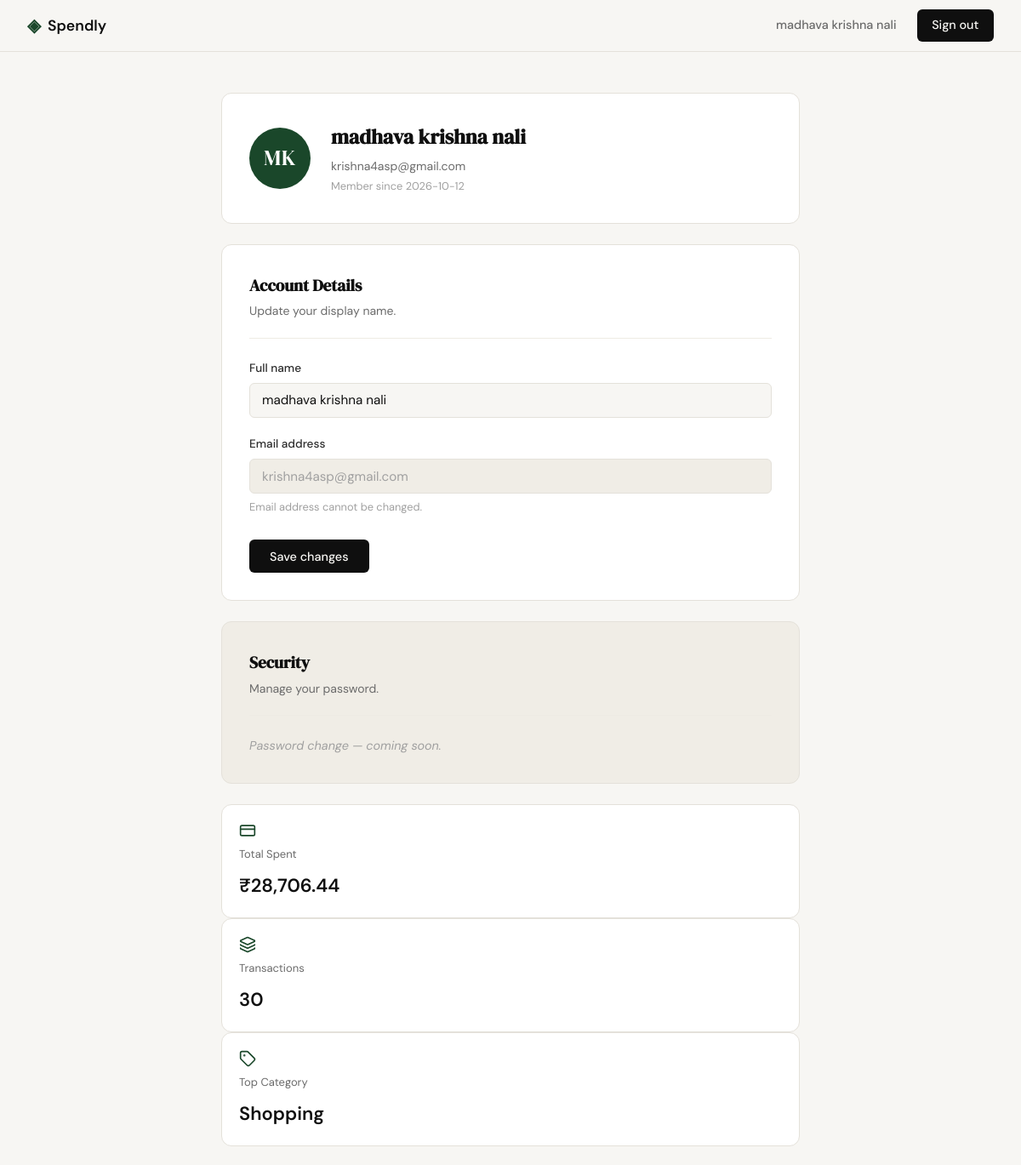
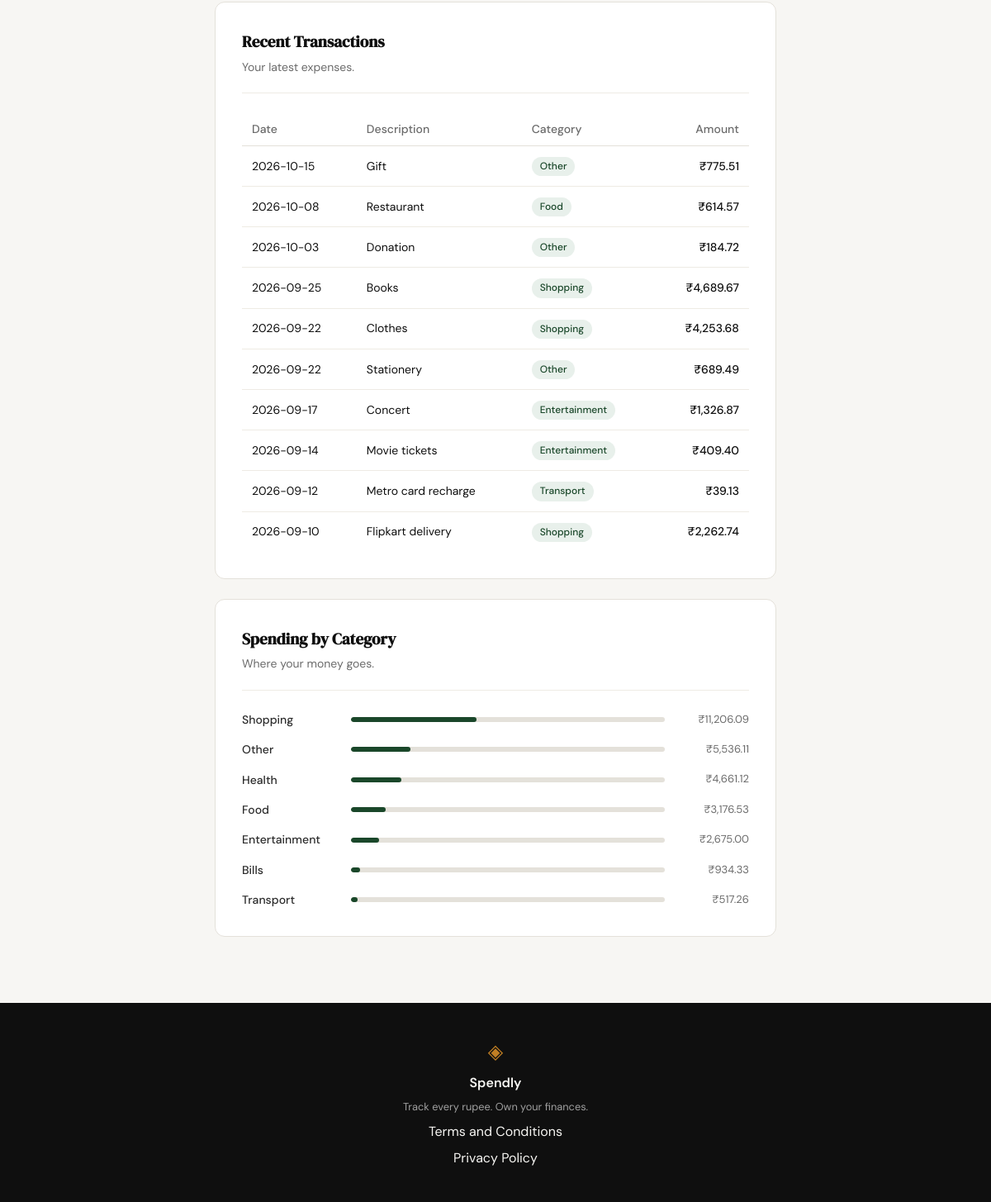
The app's page /profile (signed in) with its own data (2 pictures, top to bottom).
### tables this page shows
CREATE TABLE users (
            id            INTEGER PRIMARY KEY AUTOINCREMENT,
            name          TEXT    NOT NULL,
            email         TEXT    UNIQUE NOT NULL,
            password_hash TEXT    NOT NULL,
            created_at    TEXT    DEFAULT (datetime('now'))
        );

CREATE TABLE expenses (
            id          INTEGER PRIMARY KEY AUTOINCREMENT,
            user_id     INTEGER NOT NULL REFERENCES users(id),
            amount      REAL    NOT NULL,
            category    TEXT    NOT NULL,
            date        TEXT    NOT NULL,
            description TEXT,
            created_at  TEXT    DEFAULT (datetime('now'))
        );

### app.py (the view, shortened to what this page needs)
@app.route("/profile", methods=["GET", "POST"])
def profile():
    if not session.get("user_id"):
        return redirect(url_for("login"))
    user_id = session["user_id"]
    db = get_db()
    try:
        user = db.execute("SELECT * FROM users WHERE id = ?", (user_id,)).fetchone()
    finally:
        db.close()
    if user is None:
        session.clear()
        return redirect(url_for("login"))
    success = "Profile updated successfully." if request.args.get("updated") else None
    stats = get_summary_stats(user_id)
    transactions = get_recent_transactions(user_id)
    categories = get_category_breakdown(user_id)
    return render_template("profile.html", user=user, success=success,
                           stats=stats, transactions=transactions, categories=categories)

### database/db.py (called while the page is built)
def get_db():
    conn = sqlite3.connect(DB_PATH)
    conn.row_factory = sqlite3.Row
    conn.execute("PRAGMA foreign_keys = ON")
    return conn

### database/queries.py (called while the page is built)
def get_summary_stats(user_id):
    db = get_db()
    try:
        row = db.execute(
            "SELECT COALESCE(SUM(amount), 0) as total, COUNT(*) as cnt "
            "FROM expenses WHERE user_id = ?",
            (user_id,),
        ).fetchone()
        total = row["total"]
        cnt   = row["cnt"]
        top_row = db.execute(
            "SELECT category FROM expenses WHERE user_id = ? "
            "GROUP BY category ORDER BY SUM(amount) DESC LIMIT 1",
            (user_id,),
        ).fetchone()
        top_category = top_row["category"] if top_row else "—"
        return {
            "total_spent":  f"₹{total:,.2f}",
            "tx_count":     cnt,
            "top_category": top_category,
        }
    finally:
        db.close()

def get_recent_transactions(user_id, limit=10):
    db = get_db()
    try:
        rows = db.execute(
            "SELECT date, description, category, amount "
            "FROM expenses WHERE user_id = ? "
            "ORDER BY date DESC LIMIT ?",
            (user_id, limit),
        ).fetchall()
        return [
            {
                "date":        row["date"],
                "description": row["description"] or "",
                "category":    row["category"],
                "amount":      f"₹{row['amount']:,.2f}",
            }
            for row in rows
        ]
    finally:
        db.close()

def get_category_breakdown(user_id):
    db = get_db()
    try:
        rows = db.execute(
            "SELECT category, SUM(amount) as total "
            "FROM expenses WHERE user_id = ? "
            "GROUP BY category ORDER BY total DESC",
            (user_id,),
        ).fetchall()
        if not rows:
            return []
        grand_total = sum(r["total"] for r in rows)
        cats = [
            {
                "name":   r["category"],
                "amount": f"₹{r['total']:,.2f}",
                "pct":    round(r["total"] / grand_total * 100),
            }
            for r in rows
        ]
        diff = 100 - sum(c["pct"] for c in cats)
        if cats:
            cats[0]["pct"] += diff
        return cats
    finally:
        db.close()

### templates/profile.html (shortened to what this page needs)
{% extends "base.html" %}
{% block content %}
<section class="profile-section">
    <div class="profile-container">
        <div class="profile-hero">
            <div class="profile-avatar">
                {% set parts = user.name.split() %}
                <span class="profile-avatar-initials">
                    {{- parts[0][0] | upper -}}
                    {%- if parts | length >= 2 %}{{ parts[1][0] | upper }}{% endif -%}
                </span>
            </div>
            <div class="profile-hero-info">
                <h1 class="profile-hero-name">{{ user.name }}</h1>
                <p class="profile-hero-email">{{ user.email }}</p>
                <p class="profile-hero-since">Member since {{ user.created_at[:10] }}</p>
            </div>
        </div>
        <div class="profile-card">
            <div class="profile-card-header">
                <h2 class="profile-card-title">Account Details</h2>
                <p class="profile-card-desc">Update your display name.</p>
            </div>
            <form method="POST" action="/profile">
                <div class="form-group">
                    <label for="name">Full name</label>
                    <input type="text" id="name" name="name"
                           class="form-input" value="{{ user.name }}" required>
                </div>
                <div class="form-group">
                    <label for="email_display">Email address</label>
                    <input type="email" id="email_display"
                           class="form-input" value="{{ user.email }}" disabled>
                    <span class="form-hint">Email address cannot be changed.</span>
                </div>
                <button type="submit" class="btn-profile-save">Save changes</button>
            </form>
        </div>
        <div class="profile-card profile-card--muted">
            <div class="profile-card-header">
                <h2 class="profile-card-title">Security</h2>
                <p class="profile-card-desc">Manage your password.</p>
            </div>
            <p class="profile-placeholder">Password change — coming soon.</p>
        </div>
        <div class="profile-stats">
            <div class="stat-card">
                <i data-lucide="credit-card"></i>
                <span class="stat-label">Total Spent</span>
                <span class="stat-value">{{ stats.total_spent }}</span>
            </div>
            <div class="stat-card">
                <i data-lucide="layers"></i>
                <span class="stat-label">Transactions</span>
                <span class="stat-value">{{ stats.tx_count }}</span>
            </div>
            <div class="stat-card">
                <i data-lucide="tag"></i>
                <span class="stat-label">Top Category</span>
                <span class="stat-value">{{ stats.top_category }}</span>
            </div>
        </div>
        <div class="profile-card">
            <div class="profile-card-header">
                <h2 class="profile-card-title">Recent Transactions</h2>
                <p class="profile-card-desc">Your latest expenses.</p>
            </div>
            <table class="tx-table">
                <thead>
                    <tr>
                        <th>Date</th>
                        <th>Description</th>
                        <th>Category</th>
                        <th class="tx-amount">Amount</th>
                    </tr>
                </thead>
                <tbody>
                    {% for tx in transactions %}
                    <tr>
                        <td>{{ tx.date }}</td>
                        <td>{{ tx.description }}</td>
                        <td><span class="category-badge category-badge--{{ tx.category | lower }}">{{ tx.category }}</span></td>
                        <td class="tx-amount">{{ tx.amount }}</td>
                    </tr>
                    {% endfor %}
                </tbody>
            </table>
        </div>
        <div class="profile-card">
            <div class="profile-card-header">
                <h2 class="profile-card-title">Spending by Category</h2>
                <p class="profile-card-desc">Where your money goes.</p>
            </div>
            <div class="category-list">
                {% for cat in categories %}
                <div class="category-row">
                    <span class="category-name">{{ cat.name }}</span>
                    <div class="category-bar">
                        <div class="category-bar-fill" style="width: {{ cat.pct }}%"></div>
                    </div>
                    <span class="category-amount">{{ cat.amount }}</span>
                </div>
                {% endfor %}
            </div>
        </div>
    </div>
</section>
{% endblock %}

### templates/base.html (shortened to what this page needs)
<!DOCTYPE html>
<html lang="en">
<head>
    <link rel="stylesheet" href="{{ url_for('static', filename='css/style.css') }}">
</head>
<body>
    <nav class="navbar">
        <div class="nav-inner">
            <a href="{{ url_for('landing') }}" class="nav-brand">
                <span class="brand-icon">◈</span>
                <span class="brand-name">Spendly</span>
            </a>
            <div class="nav-links">
                {% if session.get("user_name") %}
                    <a href="{{ url_for('profile') }}" class="nav-user">{{ session["user_name"] }}</a>
                    <a href="{{ url_for('logout') }}" class="nav-cta">Sign out</a>
                {% else %}
                    <a href="{{ url_for('login') }}">Sign in</a>
                    <a href="{{ url_for('register') }}" class="nav-cta">Get started</a>
                {% endif %}
            </div>
        </div>
    </nav>
    <main class="main-content">
        {% block content %}{% endblock %}
    </main>
    <footer class="footer">
        <div class="footer-inner">
            <span class="brand-icon">◈</span>
            <span class="footer-name">Spendly</span>
            <p class="footer-copy">Track every rupee. Own your finances.</p>
            <a href="/terms">Terms and Conditions</a>
            <a href="/privacy">Privacy Policy</a>
        </div>
    </footer>
</body>
</html>

### records on screen
users: user_name "madhava krishna nali", name "madhava krishna nali", email "krishna4asp@gmail.com", created_at "2026-10-12"
expenses: date "2026-10-15", description "Gift", category "Other", amount "₹775.51"
expenses: date "2026-10-08", description "Restaurant", category "Food", amount "₹614.57"
expenses: date "2026-10-03", description "Donation", category "Other", amount "₹184.72"
expenses: date "2026-09-25", description "Books", category "Shopping", amount "₹4,689.67"
expenses: date "2026-09-22", description "Clothes", category "Shopping", amount "₹4,253.68"
expenses: date "2026-09-22", description "Stationery", category "Other", amount "₹689.49"
expenses: date "2026-09-17", description "Concert", category "Entertainment", amount "₹1,326.87"
expenses: date "2026-09-14", description "Movie tickets", category "Entertainment", amount "₹409.40"
expenses: date "2026-09-12", description "Metro card recharge", category "Transport", amount "₹39.13"
expenses: date "2026-09-10", description "Flipkart delivery", category "Shopping", amount "₹2,262.74"

### other values on screen
{{ parts[0][0] | upper }} "M"
{{ parts[1][0] | upper }} "K"
{{ stats.total_spent }} "₹28,706.44"
{{ stats.tx_count }} "30"
{{ stats.top_category }} "Shopping"
{{ cat.name }} "Shopping" "Other" "Health" "Food" "Entertainment" "Bills" "Transport"
{{ cat.amount }} "₹11,206.09" "₹5,536.11" "₹4,661.12" "₹3,176.53" "₹2,675.00" "₹934.33" "₹517.26"
